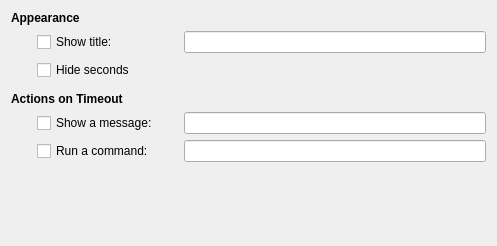
<?xml version="1.0" encoding="UTF-8"?>
<ui version="4.0">
 <class>timerConfig</class>
 <widget class="QWidget" name="timerConfig">
  <property name="geometry">
   <rect>
    <x>0</x>
    <y>0</y>
    <width>497</width>
    <height>246</height>
   </rect>
  </property>
  <layout class="QGridLayout" name="gridLayout">
   <item row="0" column="0" colspan="2">
    <widget class="QLabel" name="label_2">
     <property name="font">
      <font>
       <weight>75</weight>
       <bold>true</bold>
      </font>
     </property>
     <property name="text">
      <string>Appearance</string>
     </property>
    </widget>
   </item>
   <item row="1" column="0" rowspan="2">
    <spacer name="horizontalSpacer">
     <property name="orientation">
      <enum>Qt::Horizontal</enum>
     </property>
     <property name="sizeType">
      <enum>QSizePolicy::Fixed</enum>
     </property>
     <property name="sizeHint" stdset="0">
      <size>
       <width>20</width>
       <height>50</height>
      </size>
     </property>
    </spacer>
   </item>
   <item row="1" column="1">
    <widget class="QCheckBox" name="showTitleCheckBox">
     <property name="text">
      <string>Show title:</string>
     </property>
    </widget>
   </item>
   <item row="1" column="3">
    <widget class="KLineEdit" name="titleLineEdit"/>
   </item>
   <item row="2" column="1">
    <widget class="QCheckBox" name="hideSecondsCheckBox">
     <property name="text">
      <string>Hide seconds</string>
     </property>
    </widget>
   </item>
   <item row="4" column="0" colspan="2">
    <widget class="QLabel" name="label">
     <property name="font">
      <font>
       <weight>75</weight>
       <bold>true</bold>
      </font>
     </property>
     <property name="text">
      <string>Actions on Timeout</string>
     </property>
    </widget>
   </item>
   <item row="6" column="3">
    <widget class="KLineEdit" name="messageLineEdit"/>
   </item>
   <item row="7" column="3">
    <widget class="KLineEdit" name="commandLineEdit"/>
   </item>
   <item row="8" column="2">
    <spacer name="verticalSpacer">
     <property name="orientation">
      <enum>Qt::Vertical</enum>
     </property>
     <property name="sizeHint" stdset="0">
      <size>
       <width>20</width>
       <height>40</height>
      </size>
     </property>
    </spacer>
   </item>
   <item row="6" column="1">
    <widget class="QCheckBox" name="showMessageCheckBox">
     <property name="text">
      <string>Show a message:</string>
     </property>
    </widget>
   </item>
   <item row="7" column="1">
    <widget class="QCheckBox" name="runCommandCheckBox">
     <property name="text">
      <string>Run a command:</string>
     </property>
    </widget>
   </item>
   <item row="3" column="0">
    <spacer name="verticalSpacer_2">
     <property name="orientation">
      <enum>Qt::Vertical</enum>
     </property>
     <property name="sizeType">
      <enum>QSizePolicy::Fixed</enum>
     </property>
     <property name="sizeHint" stdset="0">
      <size>
       <width>20</width>
       <height>5</height>
      </size>
     </property>
    </spacer>
   </item>
  </layout>
 </widget>
 <customwidgets>
  <customwidget>
   <class>KLineEdit</class>
   <extends>QLineEdit</extends>
   <header>klineedit.h</header>
  </customwidget>
 </customwidgets>
 <connections>
  <connection>
   <sender>showMessageCheckBox</sender>
   <signal>toggled(bool)</signal>
   <receiver>messageLineEdit</receiver>
   <slot>setEnabled(bool)</slot>
   <hints>
    <hint type="sourcelabel">
     <x>154</x>
     <y>82</y>
    </hint>
    <hint type="destinationlabel">
     <x>393</x>
     <y>85</y>
    </hint>
   </hints>
  </connection>
  <connection>
   <sender>runCommandCheckBox</sender>
   <signal>toggled(bool)</signal>
   <receiver>commandLineEdit</receiver>
   <slot>setEnabled(bool)</slot>
   <hints>
    <hint type="sourcelabel">
     <x>154</x>
     <y>114</y>
    </hint>
    <hint type="destinationlabel">
     <x>393</x>
     <y>117</y>
    </hint>
   </hints>
  </connection>
  <connection>
   <sender>showTitleCheckBox</sender>
   <signal>toggled(bool)</signal>
   <receiver>titleLineEdit</receiver>
   <slot>setEnabled(bool)</slot>
   <hints>
    <hint type="sourcelabel">
     <x>52</x>
     <y>14</y>
    </hint>
    <hint type="destinationlabel">
     <x>177</x>
     <y>17</y>
    </hint>
   </hints>
  </connection>
 </connections>
</ui>
